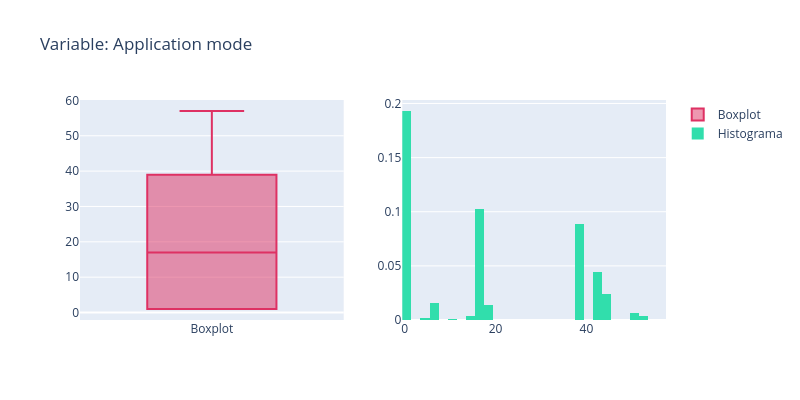
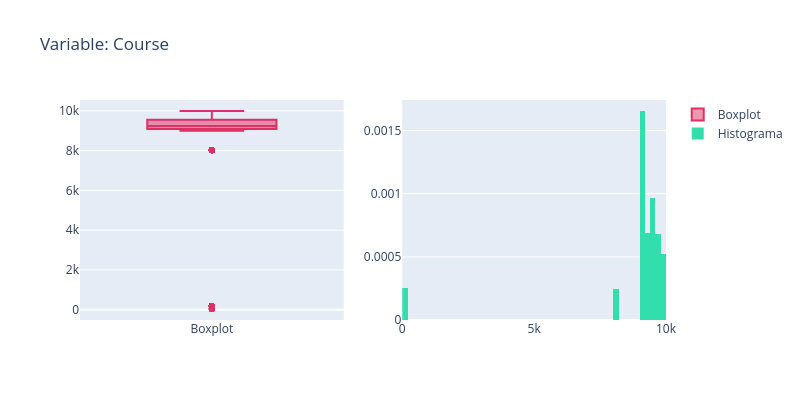
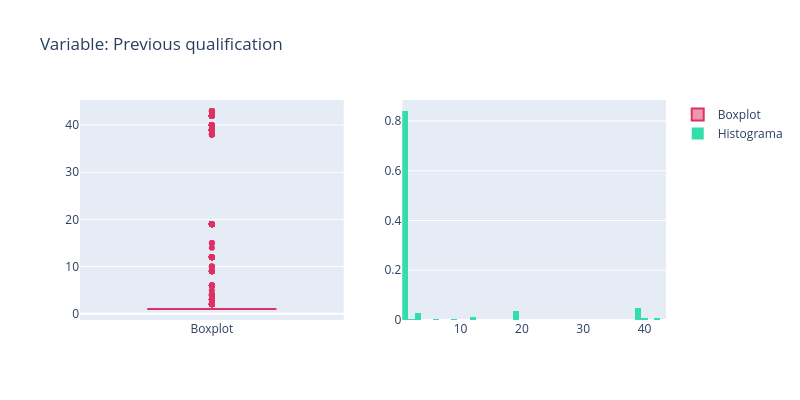
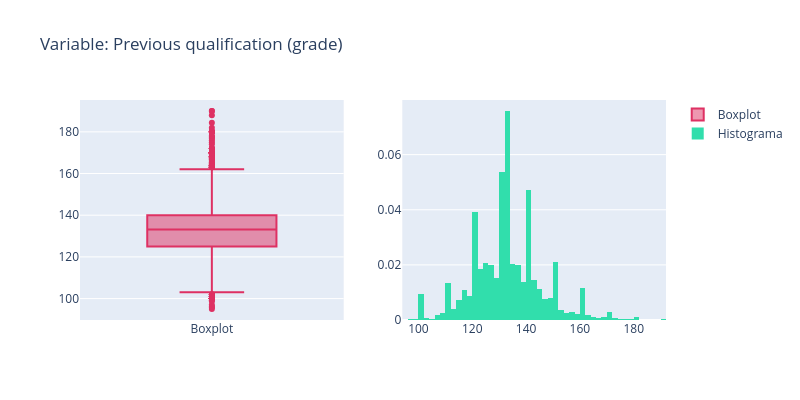

Write notebook code for charts like these, in order.
### Code cell
analisis_students.plot_num()

### Figure 1 — Plotly figure (JSON) as saved in the notebook; plotly's stock layout.template omitted (floating-point values rounded to 4 significant figures; data arrays with more than 128 entries replaced by an {"elided": "..."} marker saying what was removed)
{"data": [{"marker": {"color": "#de3163"}, "name": "Boxplot", "type": "box", "xaxis": "x", "y": {"elided": "4424 int values"}, "yaxis": "y"}, {"histnorm": "probability density", "marker": {"color": "#31deac"}, "name": "Histograma", "nbinsx": 50, "type": "histogram", "x": {"elided": "4424 int values"}, "xaxis": "x2", "yaxis": "y2"}], "layout": {"height": 400, "title": {"text": "Variable: Application mode"}, "width": 800, "xaxis": {"anchor": "y", "domain": [0, 0.45]}, "xaxis2": {"anchor": "y2", "domain": [0.55, 1]}, "yaxis": {"anchor": "x", "domain": [0, 1]}, "yaxis2": {"anchor": "x2", "domain": [0, 1]}}}

### Figure 2 — Plotly figure (JSON) as saved in the notebook; plotly's stock layout.template omitted (floating-point values rounded to 4 significant figures; data arrays with more than 128 entries replaced by an {"elided": "..."} marker saying what was removed)
{"data": [{"marker": {"color": "#de3163"}, "name": "Boxplot", "type": "box", "xaxis": "x", "y": {"elided": "4424 int values"}, "yaxis": "y"}, {"histnorm": "probability density", "marker": {"color": "#31deac"}, "name": "Histograma", "nbinsx": 50, "type": "histogram", "x": {"elided": "4424 int values"}, "xaxis": "x2", "yaxis": "y2"}], "layout": {"height": 400, "title": {"text": "Variable: Course"}, "width": 800, "xaxis": {"anchor": "y", "domain": [0, 0.45]}, "xaxis2": {"anchor": "y2", "domain": [0.55, 1]}, "yaxis": {"anchor": "x", "domain": [0, 1]}, "yaxis2": {"anchor": "x2", "domain": [0, 1]}}}

### Figure 3 — Plotly figure (JSON) as saved in the notebook; plotly's stock layout.template omitted (floating-point values rounded to 4 significant figures; data arrays with more than 128 entries replaced by an {"elided": "..."} marker saying what was removed)
{"data": [{"marker": {"color": "#de3163"}, "name": "Boxplot", "type": "box", "xaxis": "x", "y": {"elided": "4424 int values"}, "yaxis": "y"}, {"histnorm": "probability density", "marker": {"color": "#31deac"}, "name": "Histograma", "nbinsx": 50, "type": "histogram", "x": {"elided": "4424 int values"}, "xaxis": "x2", "yaxis": "y2"}], "layout": {"height": 400, "title": {"text": "Variable: Previous qualification"}, "width": 800, "xaxis": {"anchor": "y", "domain": [0, 0.45]}, "xaxis2": {"anchor": "y2", "domain": [0.55, 1]}, "yaxis": {"anchor": "x", "domain": [0, 1]}, "yaxis2": {"anchor": "x2", "domain": [0, 1]}}}

### Figure 4 — Plotly figure (JSON) as saved in the notebook; plotly's stock layout.template omitted (floating-point values rounded to 4 significant figures; data arrays with more than 128 entries replaced by an {"elided": "..."} marker saying what was removed)
{"data": [{"marker": {"color": "#de3163"}, "name": "Boxplot", "type": "box", "xaxis": "x", "y": {"elided": "4424 float values"}, "yaxis": "y"}, {"histnorm": "probability density", "marker": {"color": "#31deac"}, "name": "Histograma", "nbinsx": 50, "type": "histogram", "x": {"elided": "4424 float values"}, "xaxis": "x2", "yaxis": "y2"}], "layout": {"height": 400, "title": {"text": "Variable: Previous qualification (grade)"}, "width": 800, "xaxis": {"anchor": "y", "domain": [0, 0.45]}, "xaxis2": {"anchor": "y2", "domain": [0.55, 1]}, "yaxis": {"anchor": "x", "domain": [0, 1]}, "yaxis2": {"anchor": "x2", "domain": [0, 1]}}}
